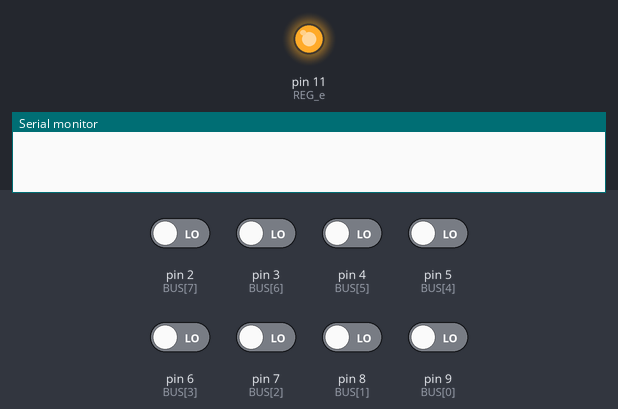
Bench run of a sketch on a simulated Arduino Uno, built with avr-gcc and run on an emulated ATmega328P. Shown: output pins drawn as LEDs (lit = HIGH), the last lines printed to the serial monitor. The test bench sets the inputs (shaded band); at power-on: pin 2 (BUS[7]), pin 3 (BUS[6]), pin 4 (BUS[5]), pin 5 (BUS[4]), pin 6 (BUS[3]), pin 7 (BUS[2]), pin 8 (BUS[1]), pin 9 (BUS[0]) LOW. Pins used as bus, display or sensor lines are not drawn.

Above: at 0.1 s.
At 1.6 s:
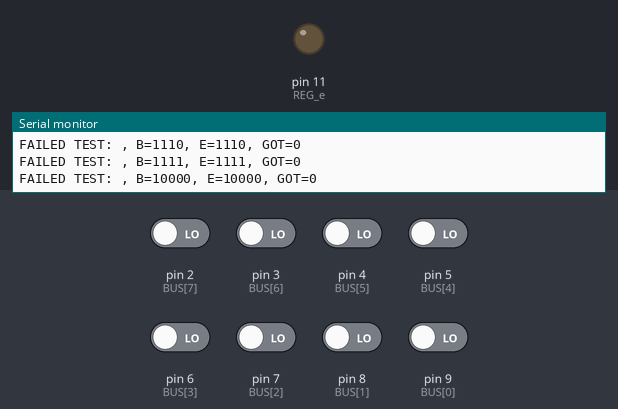
Timing chart, 0 to 3.1 s (numbered marks = the images above):
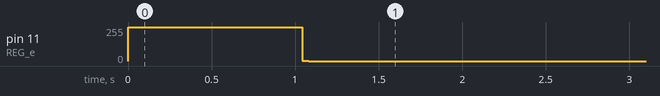

The sketch:

ScottRegTester.ino
```cpp
#define REG_e 11
#define REG_s 10

byte BUS[] = {9, 8, 7, 6, 5, 4, 3, 2} ;

void setup() {
  Serial.begin(9600) ;
  pinMode(REG_e, OUTPUT) ;
  digitalWrite(REG_e, LOW) ; // Enable off
  pinMode(REG_s, OUTPUT) ;
  digitalWrite(REG_e, HIGH) ; // Set off

  readBUS() ;

  // Allow time for chips to settle ;
  delay(1000) ;

  testReg() ;
}


void loop(){
}


void testReg(){
  long nb = 0 ;
  long nb_failed = 0 ;
  for (int b = 0 ; b < 256 ; b++){
    byte expected = b ;

    writeBUS(b) ;
    digitalWrite(REG_s, HIGH) ; // Set on
    //delay(1) ;
    digitalWrite(REG_s, LOW) ; // Set off
    // Stop writing to BUS anbd clear pins
    for (byte i = 0 ; i < 8 ; i++){
      pinMode(BUS[i], INPUT) ;
      digitalWrite(BUS[i], HIGH) ;
    }
    digitalWrite(REG_e, HIGH) ; // Enable on
    //delay(1) ;
    byte got = readBUS() ;
    digitalWrite(REG_e, LOW) ; // Enable off

    if (got != expected){
      Serial.print(F("FAILED TEST: ")) ;
      Serial.print(", B=") ;
      Serial.print(b, BIN) ;
      Serial.print(", E=") ;
      Serial.print(expected, BIN) ;
      Serial.print(", GOT=") ;
      Serial.println(got, BIN) ;
      nb_failed++ ;
    }
    nb++ ;
  }
  Serial.print(nb_failed) ;
  Serial.print(" / ") ;
  Serial.print(nb) ;
  Serial.print(F(" tests failed in ")) ;
  Serial.print(millis() / 1000) ;
  Serial.println(F(" seconds.")) ;
}


byte readBUS() {
  byte ret = 0 ;
  for (byte i = 0 ; i < 8 ; i++){
    pinMode(BUS[i], INPUT) ;
    bitWrite(ret, 7-i, digitalRead(BUS[i])) ;
  }
  return ret ;
}


void writeBUS(byte b){
  for (byte i = 0 ; i < 8 ; i++){
    pinMode(BUS[i], OUTPUT) ;
    digitalWrite(BUS[i], bitRead(b, 7-i)) ;
  }
}
```
